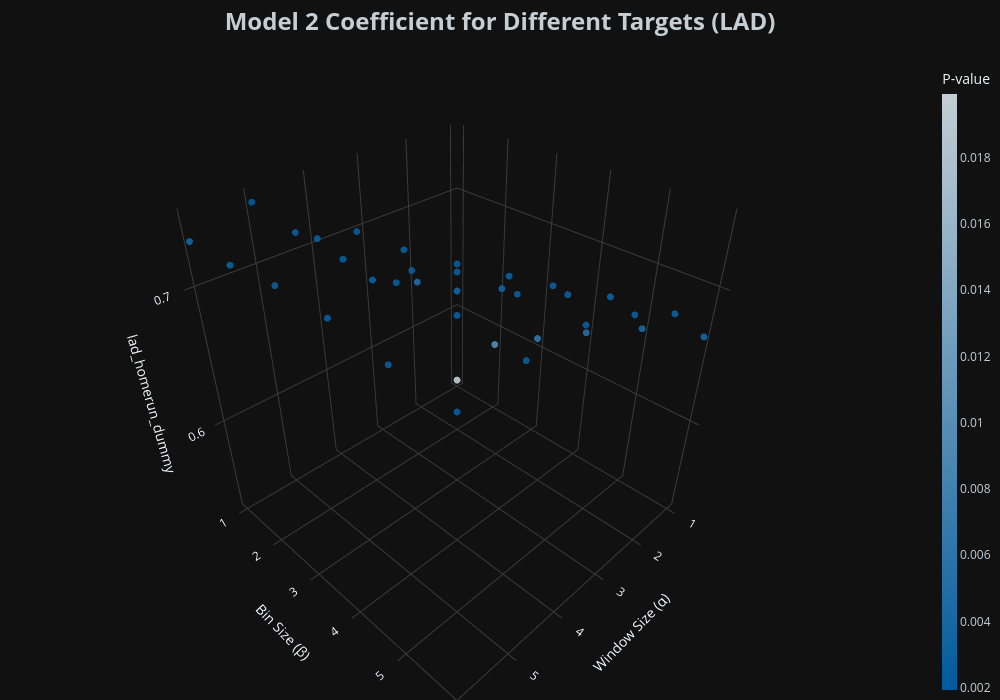

The notebook cell saved with this chart:
### Code cell
# Plot home run beta for LAD

fig = graph_model_stats(
    lad_m2_stats_df,
    stat_type='beta',
    title='Model 2 Coefficient',
    z='lad_homerun_dummy',
    gradient='p_value',
    team='LAD'
)

fig.show()

### Figure 1 — Plotly figure (JSON) as saved in the notebook; plotly's stock layout.template omitted (floating-point values rounded to 4 significant figures)
{"data": [{"marker": {"color": [0.01992, 0.009666, 0.006453, 0.005164, 0.004209, 0.004048, 0.004685, 0.003597, 0.003256, 0.002836, 0.002933, 0.002917, 0.002737, 0.002712, 0.002402, 0.002625, 0.002668, 0.002627, 0.002724, 0.002283, 0.00262, 0.002672, 0.002622, 0.002536, 0.00193, 0.002608, 0.002673, 0.002609, 0.00251, 0.002475, 0.003616, 0.003153, 0.002887, 0.002684, 0.002606, 0.002521], "colorbar": {"thickness": 15, "tickfont": {"color": "#C4CED4"}, "title": {"text": "P-value"}}, "colorscale": [[0, "#005A9C"], [1, "#C4CED4"]], "opacity": 0.9, "showscale": true, "size": 4}, "mode": "markers", "type": "scatter3d", "x": [1, 1, 1, 1, 1, 1, 2, 2, 2, 2, 2, 2, 3, 3, 3, 3, 3, 3, 4, 4, 4, 4, 4, 4, 5, 5, 5, 5, 5, 5, 6, 6, 6, 6, 6, 6], "y": [1, 2, 3, 4, 5, 6, 1, 2, 3, 4, 5, 6, 1, 2, 3, 4, 5, 6, 1, 2, 3, 4, 5, 6, 1, 2, 3, 4, 5, 6, 1, 2, 3, 4, 5, 6], "z": [0.5306, 0.5862, 0.6106, 0.6342, 0.6557, 0.6682, 0.6418, 0.6506, 0.6687, 0.687, 0.6957, 0.7017, 0.6594, 0.6821, 0.702, 0.7092, 0.7137, 0.7186, 0.7049, 0.7233, 0.7258, 0.7273, 0.7305, 0.7307, 0.7417, 0.7362, 0.7348, 0.7369, 0.7359, 0.7309, 0.7308, 0.7313, 0.7353, 0.7344, 0.7288, 0.7259]}], "layout": {"height": 700, "margin": {"b": 0, "l": 0, "r": 0, "t": 60}, "paper_bgcolor": "#111111", "scene": {"aspectmode": "cube", "bgcolor": "#111111", "xaxis": {"gridcolor": "rgb(60, 60, 60)", "showbackground": false, "title": {"text": "Window Size (α)"}}, "yaxis": {"gridcolor": "rgb(60, 60, 60)", "showbackground": false, "title": {"text": "Bin Size (β)"}}, "zaxis": {"gridcolor": "rgb(60, 60, 60)", "showbackground": false, "title": {"text": "lad_homerun_dummy"}}}, "showlegend": false, "title": {"font": {"color": "#C4CED4", "size": 24}, "text": "<b>Model 2 Coefficient for Different Targets (LAD)</b>", "x": 0.5, "xanchor": "center"}, "width": 1000}}
